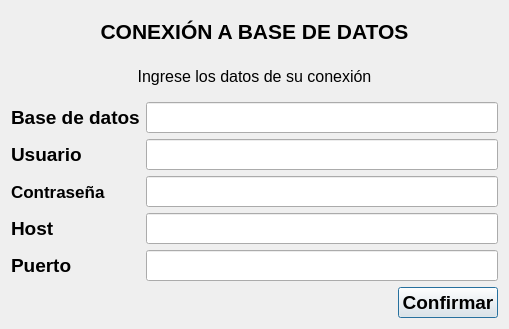
<?xml version="1.0" encoding="UTF-8"?>
<ui version="4.0">
 <class>connection_bd</class>
 <widget class="QDialog" name="connection_bd">
  <property name="geometry">
   <rect>
    <x>0</x>
    <y>0</y>
    <width>509</width>
    <height>329</height>
   </rect>
  </property>
  <property name="minimumSize">
   <size>
    <width>477</width>
    <height>286</height>
   </size>
  </property>
  <property name="maximumSize">
   <size>
    <width>999</width>
    <height>999</height>
   </size>
  </property>
  <property name="windowTitle">
   <string>Connection data base</string>
  </property>
  <property name="toolTip">
   <string>connection_db</string>
  </property>
  <layout class="QVBoxLayout" name="verticalLayout">
   <item>
    <widget class="QLabel" name="txt_title">
     <property name="maximumSize">
      <size>
       <width>16777215</width>
       <height>16777215</height>
      </size>
     </property>
     <property name="font">
      <font>
       <pointsize>16</pointsize>
       <bold>true</bold>
      </font>
     </property>
     <property name="toolTip">
      <string/>
     </property>
     <property name="text">
      <string>CONEXIÓN A BASE DE DATOS</string>
     </property>
     <property name="alignment">
      <set>Qt::AlignmentFlag::AlignCenter</set>
     </property>
    </widget>
   </item>
   <item>
    <widget class="QLabel" name="txt_subtitle">
     <property name="font">
      <font>
       <pointsize>12</pointsize>
       <bold>false</bold>
      </font>
     </property>
     <property name="toolTip">
      <string/>
     </property>
     <property name="text">
      <string>Ingrese los datos de su conexión</string>
     </property>
     <property name="alignment">
      <set>Qt::AlignmentFlag::AlignCenter</set>
     </property>
    </widget>
   </item>
   <item>
    <layout class="QFormLayout" name="formLayout">
     <item row="0" column="0">
      <widget class="QLabel" name="txt_bd">
       <property name="font">
        <font>
         <pointsize>14</pointsize>
         <bold>true</bold>
        </font>
       </property>
       <property name="toolTip">
        <string>Nombre del/la organizador/a</string>
       </property>
       <property name="text">
        <string>Base de datos</string>
       </property>
       <property name="alignment">
        <set>Qt::AlignmentFlag::AlignLeading|Qt::AlignmentFlag::AlignLeft|Qt::AlignmentFlag::AlignVCenter</set>
       </property>
      </widget>
     </item>
     <item row="0" column="1">
      <widget class="QLineEdit" name="line_bd">
       <property name="enabled">
        <bool>true</bool>
       </property>
       <property name="font">
        <font>
         <pointsize>14</pointsize>
         <bold>false</bold>
        </font>
       </property>
       <property name="toolTip">
        <string>Nombre de la base de datos</string>
       </property>
      </widget>
     </item>
     <item row="1" column="0">
      <widget class="QLabel" name="txt_user">
       <property name="font">
        <font>
         <pointsize>14</pointsize>
         <bold>true</bold>
        </font>
       </property>
       <property name="toolTip">
        <string>Nombre del/la organizador/a</string>
       </property>
       <property name="text">
        <string>Usuario</string>
       </property>
       <property name="alignment">
        <set>Qt::AlignmentFlag::AlignLeading|Qt::AlignmentFlag::AlignLeft|Qt::AlignmentFlag::AlignVCenter</set>
       </property>
      </widget>
     </item>
     <item row="1" column="1">
      <widget class="QLineEdit" name="line_user">
       <property name="enabled">
        <bool>true</bool>
       </property>
       <property name="font">
        <font>
         <pointsize>14</pointsize>
        </font>
       </property>
       <property name="toolTip">
        <string>Usuario de la Base de datos</string>
       </property>
      </widget>
     </item>
     <item row="2" column="0">
      <widget class="QLabel" name="txt_password">
       <property name="font">
        <font>
         <pointsize>13</pointsize>
         <bold>true</bold>
        </font>
       </property>
       <property name="toolTip">
        <string>Nombre del/la organizador/a</string>
       </property>
       <property name="text">
        <string>Contraseña</string>
       </property>
       <property name="alignment">
        <set>Qt::AlignmentFlag::AlignLeading|Qt::AlignmentFlag::AlignLeft|Qt::AlignmentFlag::AlignVCenter</set>
       </property>
      </widget>
     </item>
     <item row="2" column="1">
      <widget class="QLineEdit" name="line_password">
       <property name="enabled">
        <bool>true</bool>
       </property>
       <property name="font">
        <font>
         <pointsize>14</pointsize>
        </font>
       </property>
       <property name="toolTip">
        <string>Contraseña de la base de datos</string>
       </property>
      </widget>
     </item>
     <item row="3" column="0">
      <widget class="QLabel" name="txt_host">
       <property name="font">
        <font>
         <pointsize>14</pointsize>
         <bold>true</bold>
        </font>
       </property>
       <property name="toolTip">
        <string>Nombre del/la organizador/a</string>
       </property>
       <property name="text">
        <string>Host</string>
       </property>
       <property name="alignment">
        <set>Qt::AlignmentFlag::AlignLeading|Qt::AlignmentFlag::AlignLeft|Qt::AlignmentFlag::AlignVCenter</set>
       </property>
      </widget>
     </item>
     <item row="3" column="1">
      <widget class="QLineEdit" name="line_host">
       <property name="enabled">
        <bool>true</bool>
       </property>
       <property name="font">
        <font>
         <pointsize>14</pointsize>
        </font>
       </property>
       <property name="toolTip">
        <string>Contraseña de la base de datos</string>
       </property>
      </widget>
     </item>
     <item row="4" column="0">
      <widget class="QLabel" name="txt_port">
       <property name="font">
        <font>
         <pointsize>14</pointsize>
         <bold>true</bold>
        </font>
       </property>
       <property name="toolTip">
        <string>Nombre del/la organizador/a</string>
       </property>
       <property name="text">
        <string>Puerto</string>
       </property>
       <property name="alignment">
        <set>Qt::AlignmentFlag::AlignLeading|Qt::AlignmentFlag::AlignLeft|Qt::AlignmentFlag::AlignVCenter</set>
       </property>
      </widget>
     </item>
     <item row="4" column="1">
      <widget class="QLineEdit" name="line_port">
       <property name="enabled">
        <bool>true</bool>
       </property>
       <property name="font">
        <font>
         <pointsize>14</pointsize>
        </font>
       </property>
       <property name="toolTip">
        <string>Contraseña de la base de datos</string>
       </property>
      </widget>
     </item>
    </layout>
   </item>
   <item>
    <widget class="QPushButton" name="btn_acept">
     <property name="enabled">
      <bool>true</bool>
     </property>
     <property name="sizePolicy">
      <sizepolicy hsizetype="Fixed" vsizetype="Fixed">
       <horstretch>0</horstretch>
       <verstretch>0</verstretch>
      </sizepolicy>
     </property>
     <property name="font">
      <font>
       <pointsize>14</pointsize>
       <bold>true</bold>
      </font>
     </property>
     <property name="toolTip">
      <string>Confirmar cambios</string>
     </property>
     <property name="layoutDirection">
      <enum>Qt::LayoutDirection::RightToLeft</enum>
     </property>
     <property name="text">
      <string>Confirmar</string>
     </property>
    </widget>
   </item>
  </layout>
 </widget>
 <resources/>
 <connections/>
</ui>
